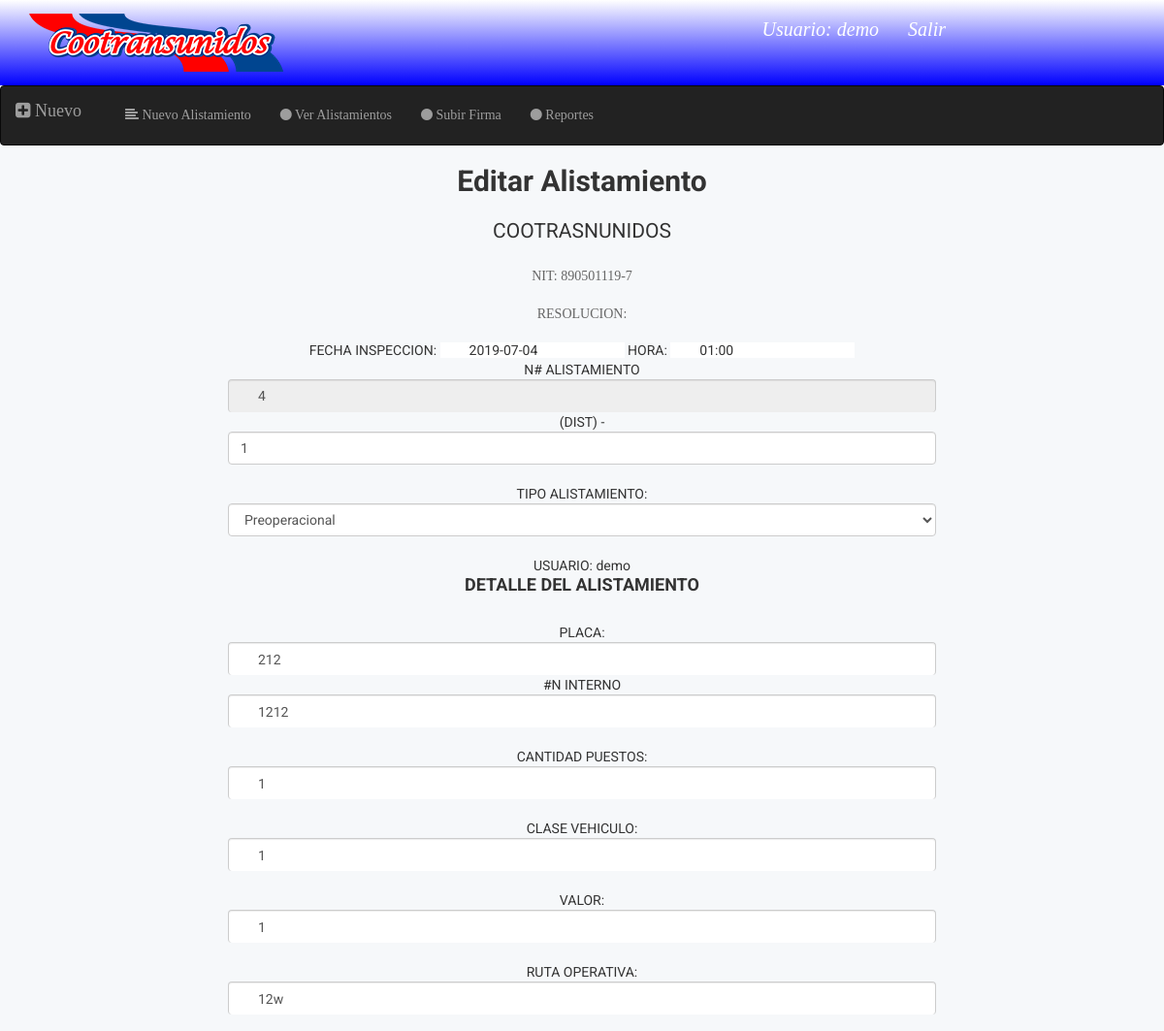
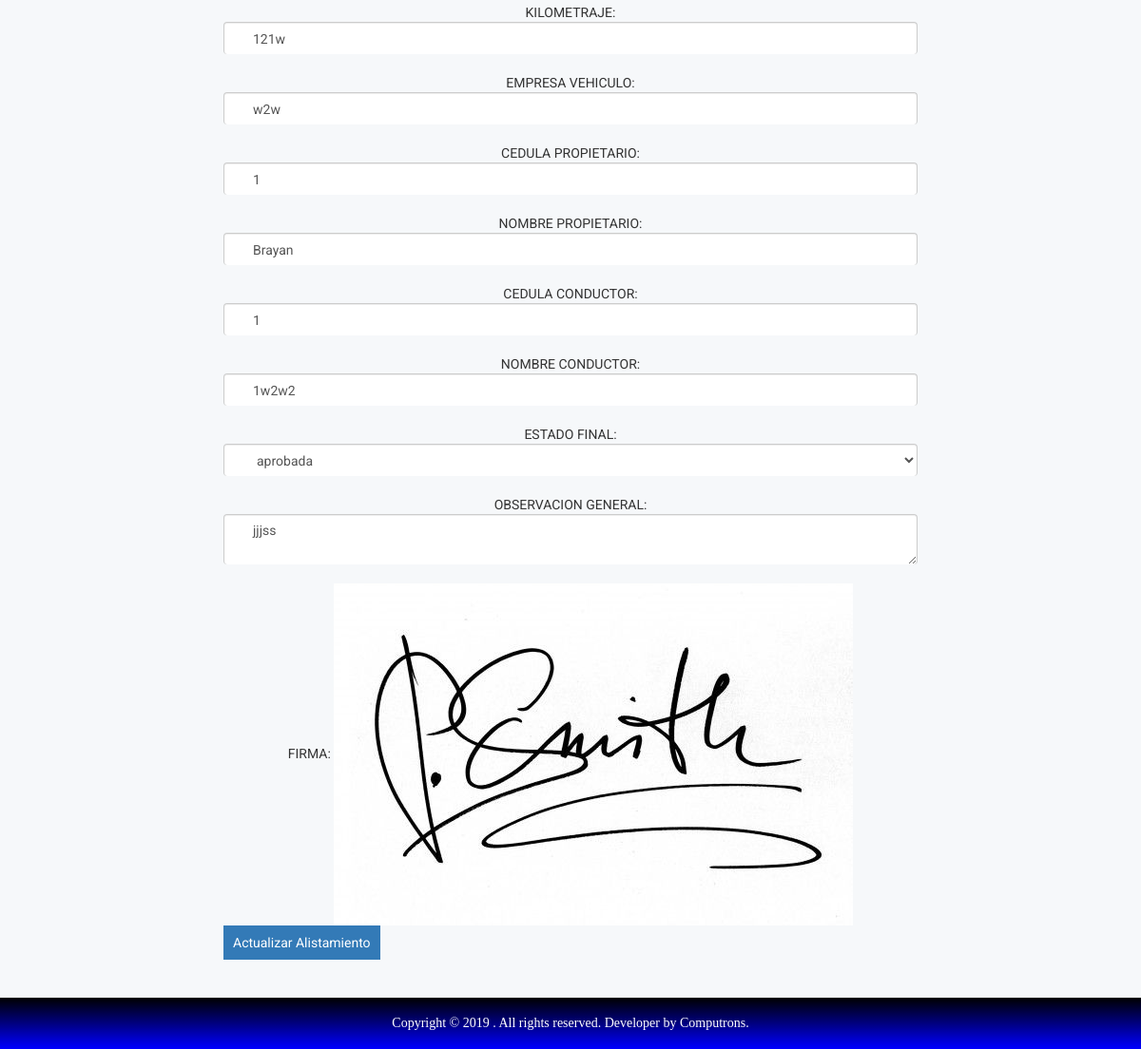
The app's page /v1/editar-alistamiento?id=10 (signed in) with its own data (2 pictures, top to bottom).
### tables this page shows
CREATE TABLE `alistamientos` (
  `id_alistamiento` int(11) NOT NULL,
  `fecha_inspeccion` varchar(40) NOT NULL,
  `hora_inspeccion` varchar(30) DEFAULT NULL,
  `n_alistamiento` int(11) DEFAULT NULL,
  `distribuccion` varchar(40) DEFAULT NULL,
  `tipo_alistamiento` varchar(90) DEFAULT NULL,
  `usuario_alistamiento` varchar(90) DEFAULT NULL,
  `placa` varchar(30) DEFAULT NULL,
  `n_interno` int(11) NOT NULL,
  `cantidad_puestos` int(11) DEFAULT NULL,
  `clase_vehiculo` varchar(90) DEFAULT NULL,
  `valor` double DEFAULT NULL,
  `hora_despacho` varchar(40) DEFAULT NULL,
  `ruta_operativa` varchar(90) DEFAULT NULL,
  `kilometraje` varchar(30) DEFAULT NULL,
  `empresa_vehiculo` varchar(40) DEFAULT NULL,
  `cedula_propietario` varchar(12) DEFAULT NULL,
  `nombre_propietario` varchar(40) DEFAULT NULL,
  `cedula_conductor` varchar(12) DEFAULT NULL,
  `nombre_conductor` varchar(40) DEFAULT NULL,
  `estado_final` varchar(20) DEFAULT NULL,
  `observacion_general` varchar(255) DEFAULT NULL,
  `id_usuario` int(11) DEFAULT NULL
);

### v1/funciones/conexion.php (called while the page is built, shortened)
<?php
class Conexion
{
	public function conectar(){
		$datos = "mysql:dbname=admin_cootransunidos; host=localhost;";
		$user = "admin_developer";
		$pass = "cuentaDeveloper";
		try {
			$pdo = new PDO($datos,$user,$pass);
			return $pdo;
		} catch (Exception $e) {
			$e->getMessage();
		}
	}
}
?>

### v1/editar-alistamiento.php (the view, shortened to what this page needs)
<?php
if ($_SESSION['username']) {
    require 'funciones/conexion.php';
    $conexion = new Conexion();
    $sql = "SELECT * FROM alistamientos where id_alistamiento=$_GET[id]";
    $alistamientos = $conexion->conectar()->query($sql)->fetchAll();
?>
<!doctype html>
<html class="no-js" lang="">
<head>
    <link rel="stylesheet" href="css/bootstrap.min.css">
    <link rel="stylesheet" href="css/font-awesome.min.css">
    <link rel="stylesheet" href="css/owl.carousel.css">
    <link rel="stylesheet" href="css/owl.theme.css">
    <link rel="stylesheet" href="css/owl.transitions.css">
    <link rel="stylesheet" href="css/meanmenu/meanmenu.min.css">
    <link rel="stylesheet" href="css/animate.css">
    <link rel="stylesheet" href="css/normalize.css">
    <link rel="stylesheet" href="css/scrollbar/jquery.mCustomScrollbar.min.css">
    <link rel="stylesheet" href="css/jvectormap/jquery-jvectormap-2.0.3.css">
    <link rel="stylesheet" href="css/notika-custom-icon.css">
    <link rel="stylesheet" href="css/wave/waves.min.css">
    <link rel="stylesheet" href="css/main.css">
    <link rel="stylesheet" href="style.css">
    <link rel="stylesheet" href="css/responsive.css">
</head>
<body>
            <?php include 'inc/header/navegacionUser.php'; ?>
    <?php include 'inc/nav/navegacionPlataforma.php' ?>
    <div class="notika-status-area">
        <div class="container">
            <div class="col-sm-2"></div>
            <div class="col-sm-8">
                <center>
                    <legend><h2>Editar Alistamiento</h2></legend>
                    <?php foreach ($alistamientos as $alis) {
                     ?>
                <form action="funciones/funciones.php" method="post">
                    <legend>COOTRASNUNIDOS</legend>
                    <P>NIT: 890501119-7</P>
                    <P>RESOLUCION:</P>
                    FECHA INSPECCION: <input type="text" name="fecha_inspeccion" class="campos" value="<?php echo $alis['fecha_inspeccion']; ?>"> HORA: <input type="text" name="hora_inspeccion" class="campos" value="<?php echo $alis['hora_inspeccion']; ?>"><br>
                    N# ALISTAMIENTO <input type="number" name="n_alistamiento" class="campos form-control" value="<?php echo $alis['n_alistamiento']; ?>" disabled> (DIST) - <input type="text" name="distribuccion" class="form-control" value="<?php echo $alis['distribuccion']; ?>"><br>
                    TIPO ALISTAMIENTO:
                    <select name="tipo_alistamiento" class="form-control">
                        <option value="<?php echo $alis['tipo_alistamiento']; ?>"><?php echo $alis['tipo_alistamiento']; ?></option>
                    </select>
                    <br>
                    USUARIO: <?php echo $alis['usuario_alistamiento']; ?>
                    <br>
                    <h4>DETALLE DEL ALISTAMIENTO</h4>
                    <br>
                    PLACA: <input type="text" name="placa" class="campos form-control" value="<?php echo $alis['placa']; ?>"> #N INTERNO <input type="text" name="n_interno" class="campos form-control" value="<?php echo $alis['n_interno']; ?>"><br>
                    CANTIDAD PUESTOS: <input type="number" name="cantidad_puestos" class="campos form-control" value="<?php echo $alis['cantidad_puestos']; ?>">
                    <br>
                    CLASE VEHICULO: <input type="text" name="clase_vehiculo" class="campos form-control" value="<?php echo $alis['clase_vehiculo']; ?>">
                    <br>
                    VALOR: <input type="number" name="valor" class="campos form-control" value="<?php echo $alis['valor']; ?>">
                    <br>
                    RUTA OPERATIVA: <input type="text" name="ruta_operativa" class="campos form-control" value="<?php echo $alis['ruta_operativa']; ?>">
                    <br>
                    KILOMETRAJE: <input type="text" name="kilometraje" class="campos form-control" value="<?php echo $alis['kilometraje']; ?>">
                    <br>
                    EMPRESA VEHICULO: <input type="TEXT" name="empresa_vehiculo" class="campos form-control" value="<?php echo $alis['empresa_vehiculo']; ?>">
                    <br>
                    CEDULA PROPIETARIO: <input type="number" name="cedula_propietario" class="campos form-control" value="<?php echo $alis['cedula_propietario']; ?>">
                    <br>
                    NOMBRE PROPIETARIO: <input type="text" name="nombre_propietario" class="campos form-control" value="<?php echo $alis['nombre_propietario']; ?>">
                    <br>
                    CEDULA CONDUCTOR: <input type="number" name="cedula_conductor" class="campos form-control" value="<?php echo $alis['cedula_conductor']; ?>">
                    <br>
                    NOMBRE CONDUCTOR: <input type="text" name="nombre_conductor" class="campos form-control" value="<?php echo $alis['nombre_conductor']; ?>">
                    <br>
                    ESTADO FINAL: <select name="estado_final" class="campos form-control" value="<?php echo $alis['n_interno']; ?>"><option value="<?php echo $alis['estado_final']; ?>"><?php echo $alis['estado_final']; ?></option></select>
                    <br>
                    OBSERVACION GENERAL: <textarea name="observacion_general" width="200px" height="100px" class="campos form-control"><?php echo $alis['observacion_general']; ?></textarea>
                    <br>
                    FIRMA: <img src="img/firma/<?php echo $_SESSION['firma']; ?>">
                    <br>
                    <input type="submit" class="btn-primary" style="padding: 10px; float: left;" value="Actualizar Alistamiento">
                </form>
                <?php
                }
                ?>
                </center>
            </div>
            <div class="col-sm-2"></div>
        </div>
    </div>
    <?php include 'inc/footer/footer.php'; ?>
</body>
</html>
<?php
}
else
{
    header('location: index?session=session terminada');
}
?>

### css/main.css (style rules this page uses)
* { margin: 0px; padding: 0px; box-sizing: border-box; }
body, html { height: 100%; font-family: OpenSans-Regular, sans-serif; }
h1,h2,h3,h4,h5,h6 { margin: 0px; }
p { font-family: OpenSans-Regular; font-size: 14px; line-height: 1.7; color: #666666; margin: 0px; }
input { outline: none; border: none; }
textarea { outline: none; border: none; }

### v1/editar-alistamiento.php (style rules this page uses)
.campos { padding-left: 30px; border-bottom: 0px solid black; }

### records on screen
alistamientos: fecha_inspeccion "2019-07-04", hora_inspeccion "01:00", n_alistamiento "4", distribuccion "1", tipo_alistamiento "Preoperacional", usuario_alistamiento "demo", placa "212", n_interno "1212", cantidad_puestos "1", clase_vehiculo "1", valor "1", ruta_operativa "12w", kilometraje "121w", empresa_vehiculo "w2w", cedula_propietario "1", nombre_propietario "Brayan", cedula_conductor "1", nombre_conductor "1w2w2", estado_final "aprobada", observacion_general "jjjss"

### other values on screen
$_SESSION['username'] "demo"
